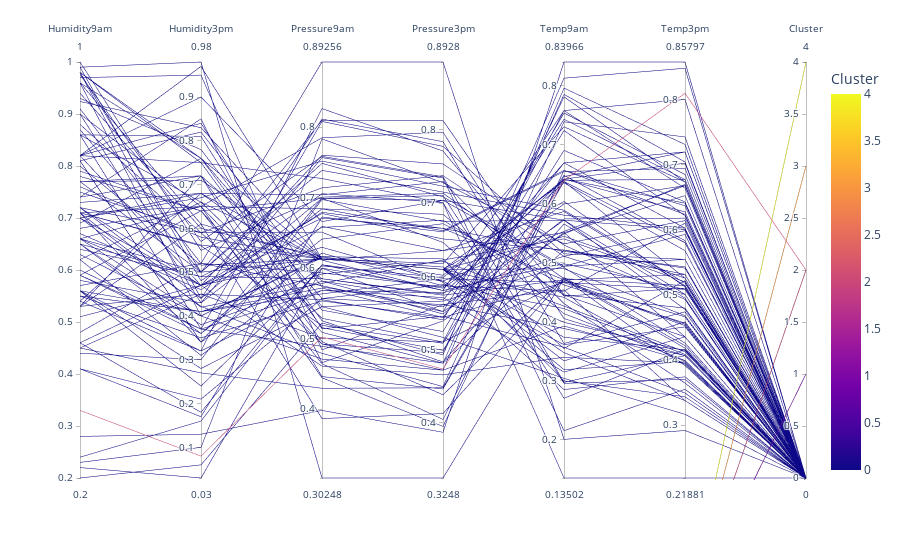

The notebook cell this image was saved under:
### Code cell
import plotly.express as px

px.parallel_coordinates(g_sample, color='Cluster')

### Figure 1 — Plotly figure (JSON) as saved in the notebook; plotly's stock layout.template omitted (floating-point values rounded to 4 significant figures; data arrays with more than 128 entries replaced by an {"elided": "..."} marker saying what was removed)
{"data": [{"dimensions": [{"label": "Humidity9am", "values": {"elided": "199 float values"}}, {"label": "Humidity3pm", "values": {"elided": "199 float values"}}, {"label": "Pressure9am", "values": {"elided": "199 float values"}}, {"label": "Pressure3pm", "values": {"elided": "199 float values"}}, {"label": "Temp9am", "values": {"elided": "199 float values"}}, {"label": "Temp3pm", "values": {"elided": "199 float values"}}, {"label": "Cluster", "values": {"elided": "199 int values"}}], "domain": {"x": [0, 1], "y": [0, 1]}, "line": {"color": {"elided": "199 int values"}, "coloraxis": "coloraxis"}, "name": "", "type": "parcoords"}], "layout": {"autosize": true, "coloraxis": {"colorbar": {"title": {"text": "Cluster"}}, "colorscale": [[0, "#0d0887"], [0.1111, "#46039f"], [0.2222, "#7201a8"], [0.3333, "#9c179e"], [0.4444, "#bd3786"], [0.5556, "#d8576b"], [0.6667, "#ed7953"], [0.7778, "#fb9f3a"], [0.8889, "#fdca26"], [1, "#f0f921"]]}, "legend": {"tracegroupgap": 0}, "margin": {"t": 60}}}
